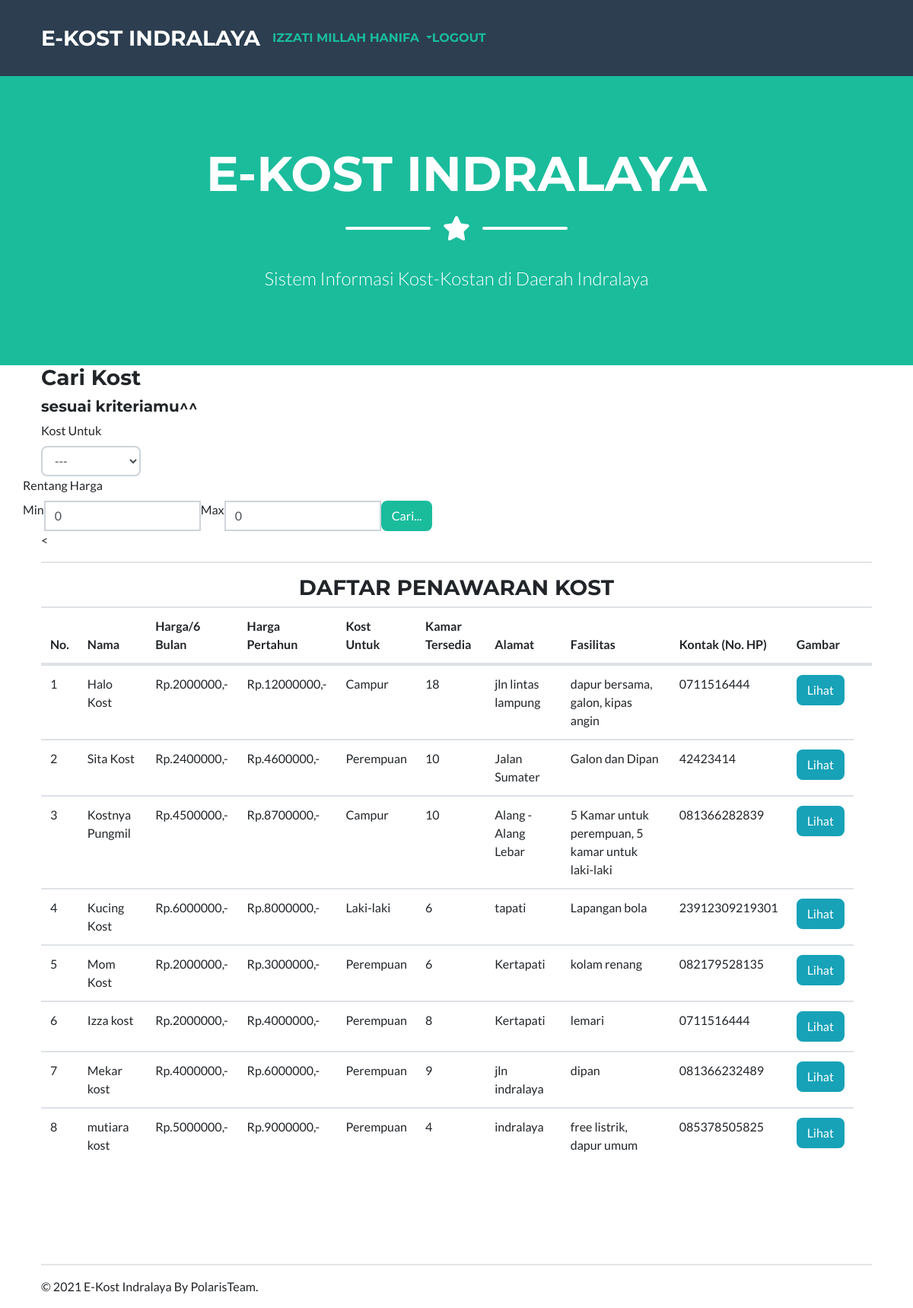
Page /index.php (signed in) on the committed database.
### tables this page shows
CREATE TABLE `kost` (
  `id_kost` int(11) NOT NULL,
  `id_pemilik` int(11) NOT NULL,
  `nama` varchar(20) NOT NULL,
  `alamat` varchar(50) NOT NULL,
  `latitude` float NOT NULL,
  `longitude` float NOT NULL,
  `tersedia` int(2) NOT NULL,
  `status` enum('Laki-laki','Perempuan','Campur') DEFAULT NULL,
  `fasilitas` text NOT NULL,
  `harga_3bulan` int(9) NOT NULL,
  `harga_6bulan` int(9) NOT NULL,
  `harga_pertahun` int(9) NOT NULL,
  `kontak` varchar(20) NOT NULL,
  `file` varchar(60) NOT NULL
);

### page/home.php (the view, shortened to what this page needs)
<div class="container">
	<h3>Cari Kost</h3><h5>sesuai kriteriamu^^</h5>
	<div class="row">
		<form action="<?=$_SERVER["REQUEST_URI"]?>">
				<div class="col-md-4">
					<label for="status" class="control-label">Kost Untuk</label>
					<select class="form-control" name="status" id="status">
						<option>---</option>
					</select>
				</div>
				<div class=" ">
					<label for="">Rentang Harga</label>
					<div class="input-group">
						<span class="input-group-addon" style="border-right: 0;">Min</span>
						<input type="number" name="min" id="min" class="form-control" value="0">
						<span class="input-group-addon" style="border-left: 0; border-right: 0;">Max</span>
						<input type="number" name="max" id="max" class="form-control" value="0">
						<span class="input-group-btn">
							<button type="submit" class="btn btn-primary" id="submit">Cari...</button>
						</span>
					</div>
				</div>
		</form>
	</div>
<<hr>
<div class="panel panel-info">
		        <div class="panel-heading"><h3 class="text-center">DAFTAR PENAWARAN KOST</h3></div>
		        <div class="panel-body">
		            <table class="table table-condensed">
		                <thead>
		                    <tr>
							<th>No.</th>
							<th>Nama</th>
							<th>Harga/6 Bulan</th>
							<th>Harga Pertahun</th>
							<th>Kost Untuk</th>
							<th>Kamar Tersedia</th>
							<th>Alamat</th>
							<th>Fasilitas</th>
							<th>Kontak (No. HP)</th>
							<th>Gambar</th>
							<th></th>
		                    </tr>
		                </thead>
				<tbody>
					<?php
					if (isset($_GET["searched"])) {
						if ($_GET["searched"] == "click") {
							$query = $connection->query("SELECT * FROM kost a WHERE id_kost=$_GET[key]");
						} else {
							$query = $connection->query("SELECT * FROM kost a WHERE status='$_GET[status]' AND (a.`harga_pertahun` BETWEEN $_GET[min] AND $_GET[max])");
						}
					} else {
						$query = $connection->query("SELECT * FROM kost ORDER BY harga_3bulan, harga_6bulan, harga_pertahun");
					}
					$no = 1;
					?>
					<?php while ($row = $query->fetch_assoc()): ?>
						<tr>
							<td><?=$no++?></td>
							<td><?=$row["nama"]?></td>
							<td>Rp.<?=$row["harga_6bulan"]?>,-</td>
							<td>Rp.<?=$row["harga_pertahun"]?>,-</td>
							<td><span class="label label-<?=($row["status"] == "Perempuan") ? "info" : "primary"?>"><?=$row["status"]?></span></td>
							<td><?=$row["tersedia"]?></td>
							<td><?=$row["alamat"]?></td>
							<td><?=$row["fasilitas"]?></td>
							<td><?=$row["kontak"]?></td>
							<td><a href="assets/img/kost/<?=$row['file']?>" class="btn btn-info btn-xs fancybox">Lihat</a></td>
						</tr>
					<?php endwhile; ?>
				</tbody>
			</table>
		</div>
	</div>
</div>

### rows in the picture
kost: nama "Halo Kost", harga_6bulan "2000000", harga_pertahun "12000000", status "Campur", tersedia "18", alamat "jln lintas lampung", fasilitas "dapur bersama, galon, kipas angin", kontak "0711516444"
kost: nama "Sita Kost", harga_6bulan "2400000", harga_pertahun "4600000", status "Perempuan", tersedia "10", alamat "Jalan Sumater", fasilitas "Galon dan Dipan", kontak "42423414"
kost: nama "Kostnya Pungmil", harga_6bulan "4500000", harga_pertahun "8700000", status "Campur", tersedia "10", alamat "Alang - Alang Lebar", fasilitas "5 Kamar untuk perempuan, 5 kamar untuk laki-laki", kontak "081366282839"
kost: nama "Kucing Kost", harga_6bulan "6000000", harga_pertahun "8000000", status "Laki-laki", tersedia "6", alamat "tapati", fasilitas "Lapangan bola", kontak "23912309219301"
kost: nama "Mom Kost", harga_6bulan "2000000", harga_pertahun "3000000", status "Perempuan", tersedia "6", alamat "Kertapati", fasilitas "kolam renang", kontak "082179528135"
kost: nama "Izza kost", harga_6bulan "2000000", harga_pertahun "4000000", status "Perempuan", tersedia "8", alamat "Kertapati", fasilitas "lemari", kontak "0711516444"
kost: nama "Mekar kost", harga_6bulan "4000000", harga_pertahun "6000000", status "Perempuan", tersedia "9", alamat "jln indralaya", fasilitas "dipan", kontak "081366232489"
kost: nama "mutiara kost", harga_6bulan "5000000", harga_pertahun "9000000", status "Perempuan", tersedia "4", alamat "indralaya", fasilitas "free listrik, dapur umum", kontak "085378505825"

### other values in the picture
$_SESSION["nama"] "IZZATI MILLAH HANIFA"
